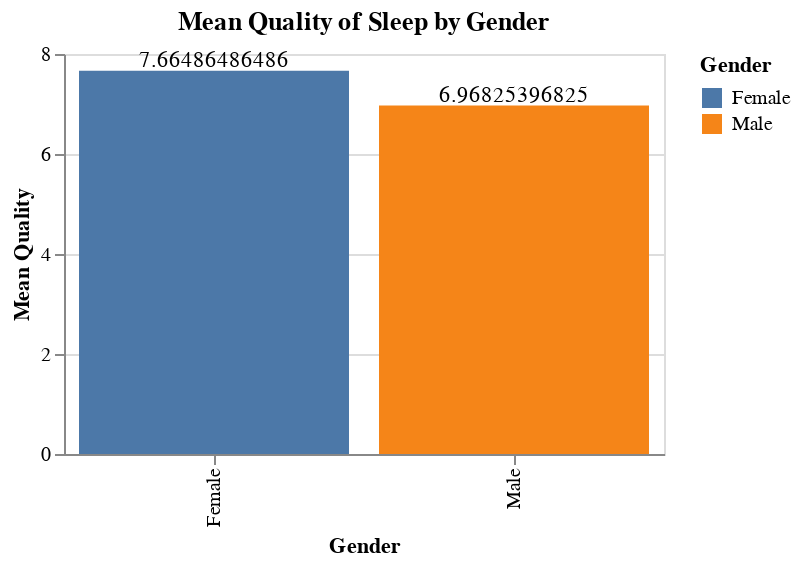

This figure's notebook cell:
### Markdown cell above
El resultado nos muestra que el estudio tiene a personas con 11 ocupaciones diferentes, como maestros, abogados, ingenieros, doctores, científicos, etc. Esta información es relevante dado a las demandas y niveles de estrés asociados a estas profesiones cuyo nivel de sueño puede verse afectado.

### Code cell
mean_qos_female = np.mean(df_ohe[df_ohe['Gender_Female'] == 1]['Quality of Sleep'])
mean_qos_male = np.mean(df_ohe[df_ohe['Gender_Male'] == 1]['Quality of Sleep'])

mean_quality_of_sleep = pd.DataFrame({'Gender' : ['Female', 'Male'], 
                                      'Mean Quality' : [mean_qos_female, mean_qos_male]
                                     })
# ----------------------------------------------------------------------------------------------------------------------------------------------------
chart = alt.Chart(mean_quality_of_sleep).mark_bar().encode(
    x='Gender:N',
    y='Mean Quality:Q',
    color='Gender:N'
).properties(
    title='Mean Quality of Sleep by Gender',
    width=300,
    height=200
) + alt.Chart(mean_quality_of_sleep).mark_text(
    align='center',
    baseline='middle',
    dy=-5 
).encode(
    x='Gender:N',
    y='Mean Quality:Q',
    text='Mean Quality:Q'
)

chart

### Figure 1 — Vega-Lite specification as saved in the notebook (floating-point values rounded to 4 significant figures)
{"config": {"view": {"continuousWidth": 300, "continuousHeight": 300}}, "layer": [{"mark": {"type": "bar"}, "encoding": {"color": {"field": "Gender", "type": "nominal"}, "x": {"field": "Gender", "type": "nominal"}, "y": {"field": "Mean Quality", "type": "quantitative"}}, "title": "Mean Quality of Sleep by Gender"}, {"mark": {"type": "text", "align": "center", "baseline": "middle", "dy": -5}, "encoding": {"text": {"field": "Mean Quality", "type": "quantitative"}, "x": {"field": "Gender", "type": "nominal"}, "y": {"field": "Mean Quality", "type": "quantitative"}}}], "data": {"name": "data-2c820dc69f83c77d9c8d08e4557152cb"}, "height": 200, "width": 300, "$schema": "https://vega.github.io/schema/vega-lite/v5.8.0.json", "datasets": {"data-2c820dc69f83c77d9c8d08e4557152cb": [{"Gender": "Female", "Mean Quality": 7.665}, {"Gender": "Male", "Mean Quality": 6.968}]}}
